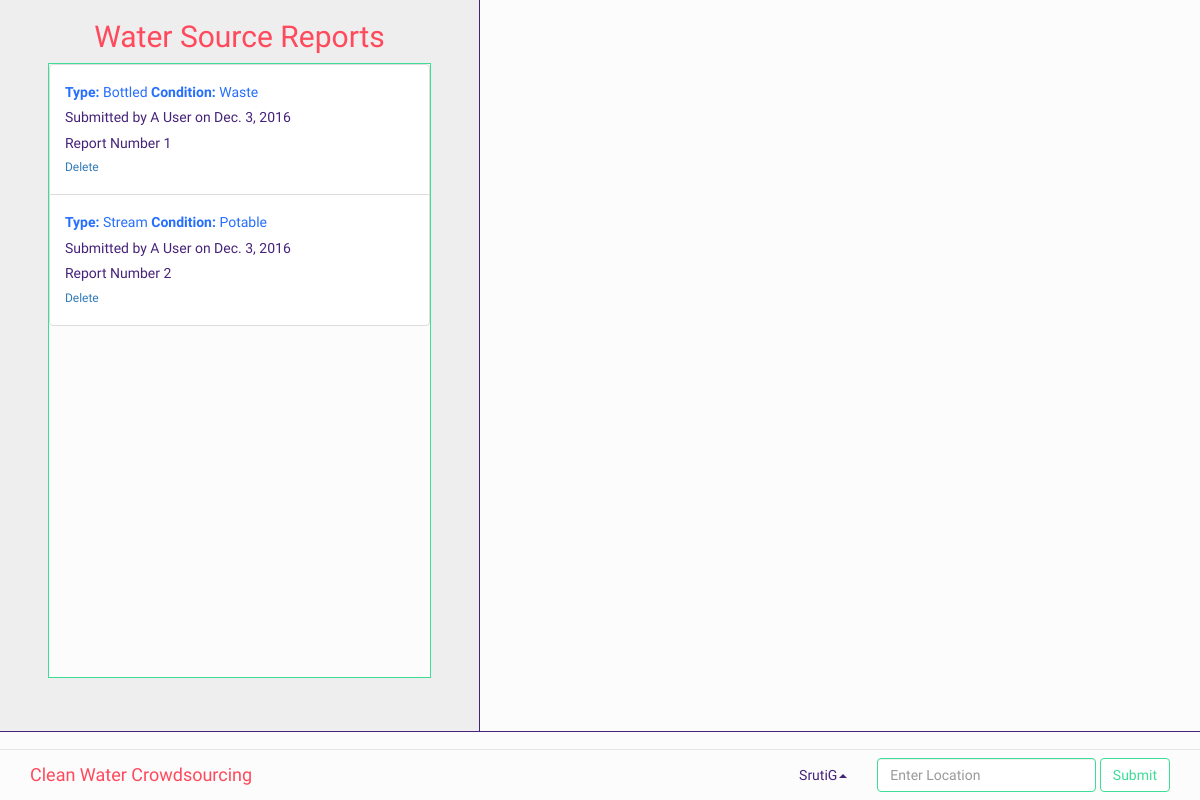
The app's page /clean_water_crowdsourcing/main/ (signed in), older data.
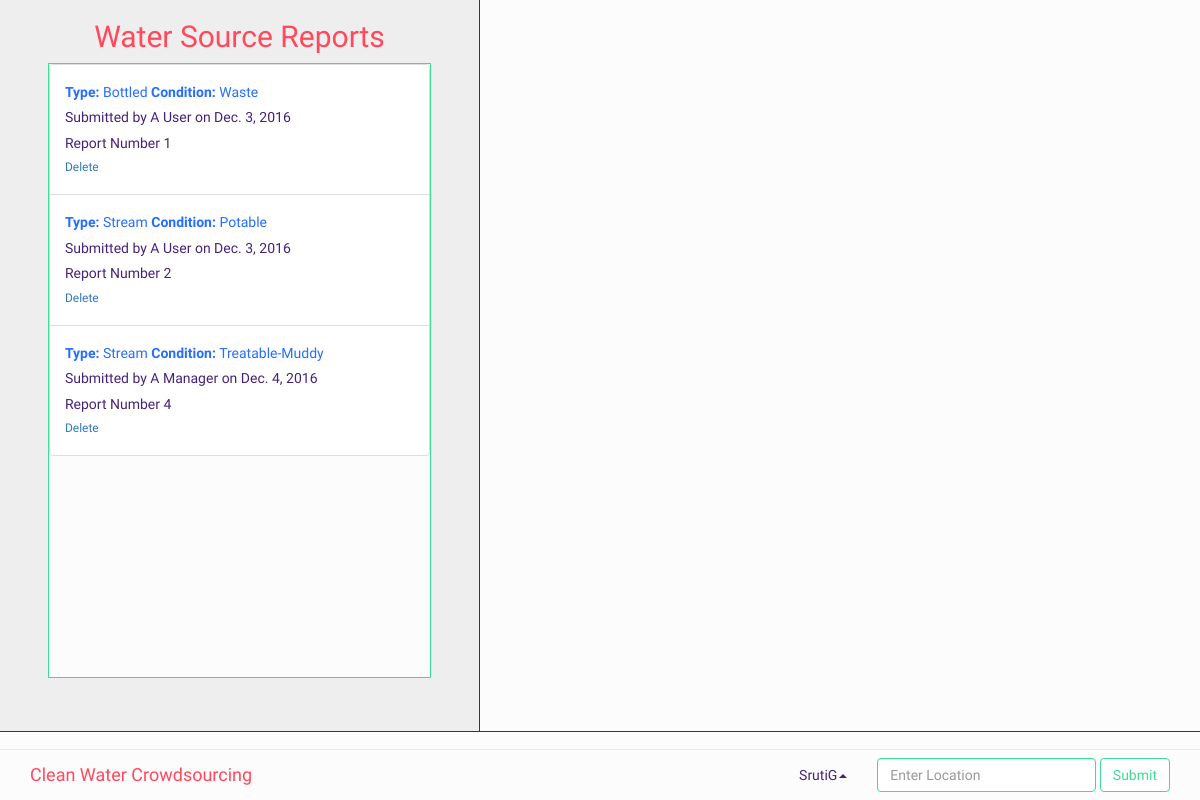
The same page, newer data.
### clean_water_crowdsourcing/models.py (models this page shows, shortened)
class WaterSourceReport(models.Model):
    reporter_name = models.ForeignKey(Account, on_delete=models.CASCADE)
    report_number = models.AutoField(primary_key=True)
    water_type = models.CharField(max_length=20)
    water_condition = models.CharField(max_length=20)
    water_location = models.CharField(max_length=50, unique=True)
    report_date = models.DateField(auto_now_add = True)

class Account(models.Model):
    first_name = models.CharField(max_length=20)
    last_name = models.CharField(max_length=20)
    password = models.CharField(max_length=20)
    email=models.CharField(max_length=30, unique=True)
    username = models.CharField(max_length=20, primary_key = True)
    phone = models.CharField(max_length=11)
    address_street = models.CharField(max_length=20)
    address_city = models.CharField(max_length=20)
    address_state = models.CharField(max_length=2)
    address_zip = models.CharField(max_length=10)
    account_type = models.CharField(max_length=1)
    def __str__(self):
        return self.first_name + " " + self.last_name

### clean_water_crowdsourcing/views.py (the view)
# urls.py: url(r'main/', views.main, name='main'),
def main(request):
    username = request.session.get('username')
    user = request.session.get('user')
    worker = request.session.get('worker')
    manager = request.session.get('manager')
    admin = request.session.get('admin')
    account = Account.objects.get(username=username)
    sourceReports = WaterSourceReport.objects.all()
    purityReports = WaterPurityReport.objects.all()
    return render(request, 'clean_water_crowdsourcing/main.html', {'username': username, 'user': user, 'worker': worker,
                                                                   'manager': manager, 'admin': admin, 'account': account,
                                                                   'sourceReports': sourceReports, 'purityReports': purityReports})

### clean_water_crowdsourcing/templates/clean_water_crowdsourcing/main.html (shortened to what this page needs)
{% extends 'clean_water_crowdsourcing/layout.html' %}
{%block content %}
<div class="main navigation">
    <div class="jumbotron wsr">
        <h2 class="pink text-center">Water Source Reports</h2>
        <div class="navigation container reports green-border">
            <ul class="list-group report-items">
                {% for report in sourceReports %}
                <li class="list-group-item">
                    {% if manager %}
                    <a href="#" class="view-graph"><h5 class="blue"><b>Type:</b> {{ report.water_type }} <b>Condition:</b> {{ report.water_condition }}</h5></a>
                    {% else %}
                    <h5 class="blue"><b>Type:</b> {{ report.water_type }} <b>Condition:</b> {{ report.water_condition }}</h5>
                    {% endif %}
                    <h5 class="purple">Submitted by {{ report.reporter_name }} on {{ report.report_date }}</h5>
                    <h5 class="purple">Report Number {{ report.report_number }}</h5>
                    {% if admin %}
                    <a href="{% url 'deleteReport' reportNum=report.report_number %}"><h6>Delete</h6></a>
                    {% endif %}
                </li>
                {% endfor %}
            </ul>
        </div>
    </div>
    <div id="map"></div>
</div>
<nav class="navigation navbar navbar-default navbar-fixed-bottom">
    <div class="container">
        <div class="navbar-header">
            <a class="navbar-brand pink">Clean Water Crowdsourcing</a>
        </div>
        <form class="navbar-form navbar-right">
            <div class="form-group">
                <input type="text" class="form-control green-border" placeholder="Enter Location">
            </div>
            <button type="submit" class="btn btn-default green green-border">Submit</button>
        </form>
        <ul class="nav navbar-nav navbar-right">
            <li class="dropdown">
                <a href="#" class="dropdown-toggle purple" data-toggle="dropdown" role="button" aria-haspopup="true" aria-expanded="false">{{ username }}<span class="caret"></span></a>
            </li>
        </ul>
    </div>
</nav>
{% endblock %}

Row changes from the older to the newer data that the page shows:
no longer on this page (row unchanged): Account: username "SrutiG"
added WaterSourceReport: water_type "Stream", water_condition "Treatable-Muddy", reporter_name "A Manager", report_date "Dec. 4, 2016", report_number "4"
Text that changed along with them:
{{ username }}: (not shown) → "SrutiG"
